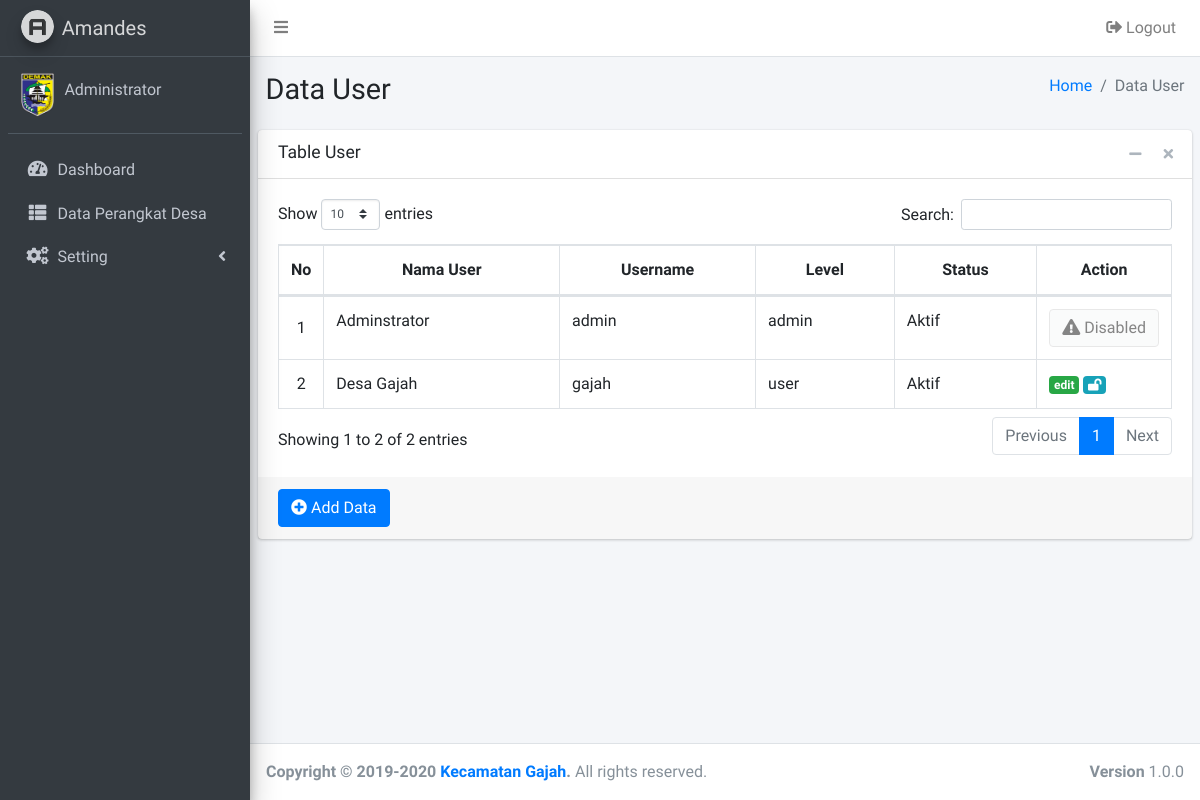
The app's page /index.php?page=user (signed in) with its own data.
### tables this page shows
CREATE TABLE `tb_user` (
  `id_user` int(11) NOT NULL,
  `username` varchar(30) NOT NULL,
  `password` varchar(255) NOT NULL,
  `nama` varchar(30) NOT NULL,
  `level` varchar(20) NOT NULL,
  `status` enum('Y','N') NOT NULL
);

### user/user.php (the view)
<section class="content-header">
    <div class="container-fluid">
        <div class="row mb-2">
            <div class="col-sm-6">
                <h1>Data User</h1>
            </div>
            <div class="col-sm-6">
                <ol class="breadcrumb float-sm-right">
                    <li class="breadcrumb-item"><a href="index.php">Home</a></li>
                    <li class="breadcrumb-item active">Data User</li>
                </ol>
            </div>
        </div>
    </div>
</section>
<section class="content">
    <div class="card">
        <div class="card-header">
            <h3 class="card-title">Table User</h3>
            <div class="card-tools">
                <button type="button" class="btn btn-tool" data-card-widget="collapse" data-toggle="tooltip" title="Collapse">
                    <i class="fas fa-minus"></i></button>
                <button type="button" class="btn btn-tool" data-card-widget="remove" data-toggle="tooltip" title="Remove">
                    <i class="fas fa-times"></i></button>
            </div>
        </div>
        <div class="card-body">
            <table id="example1" class="table table-bordered table-hover">
                <thead>
                    <tr>
                        <th class="align-middle text-center" width="5%">No</th>
                        <th class="align-middle text-center">Nama User</th>
                        <th class="align-middle text-center">Username</th>
                        <th class="align-middle text-center">Level</th>
                        <th class="align-middle text-center">Status</th>
                        <th class="align-middle text-center" width="15%">Action</th>
                    </tr>
                </thead>
                <tbody>
                    <?php
                    $no = 1;
                    $sql = $conn->query("SELECT * FROM tb_user");
                    while ($data = $sql->fetch_assoc()) {
                    ?>
                        <tr>
                            <td class="align-middle text-center"><?= $no++; ?></td>
                            <td><?= $data['nama']; ?></td>
                            <td><?= $data['username']; ?></td>
                            <td><?= $data['level']; ?></td>
                            <td>
                                <?php
                                if ($data['status'] == 'Y') {
                                    echo "Aktif";
                                } else {
                                    echo "Tidak Aktif";
                                }
                                ?>
                            </td>
                            <td>
                                <?php
                                $level = $_SESSION['id_user'];
                                if ($level == $data['id_user']) {
                                ?>
                                    <button type="button" class="btn btn-block btn-default disabled"><i class="fas fa-exclamation-triangle"></i> Disabled</button>
                                <?php } else { ?>
                                    <a href="?page=user&action=edit&id=<?= $data['id_user']; ?>" class="badge badge-success">edit</a>
                                    <?php
                                    if ($data['status'] == 'Y') {
                                        $icon =  "fas fa-lock-open";
                                    } else {
                                        $icon =  "fas fa-lock";
                                    }
                                    echo "<a href='?page=user&action=pass&id=$data[id_user]' class='badge badge-info' title='ganti password'><i class='$icon'></i></a>";
                                    ?>
                                <?php } ?>
                            </td>
                        </tr>
                    <?php } ?>
                </tbody>
            </table>
        </div>
        <div class="card-footer">
            <a href="?page=user&action=add" class="btn btn-primary"><i class="fas fa-plus-circle"></i> Add Data</a>
        </div>
    </div>
</section>

### records on screen
tb_user: nama "Adminstrator", username "admin", level "admin", status "Aktif", shows "Disabled"
tb_user: nama "Desa Gajah", username "gajah", level "user", status "Aktif"
